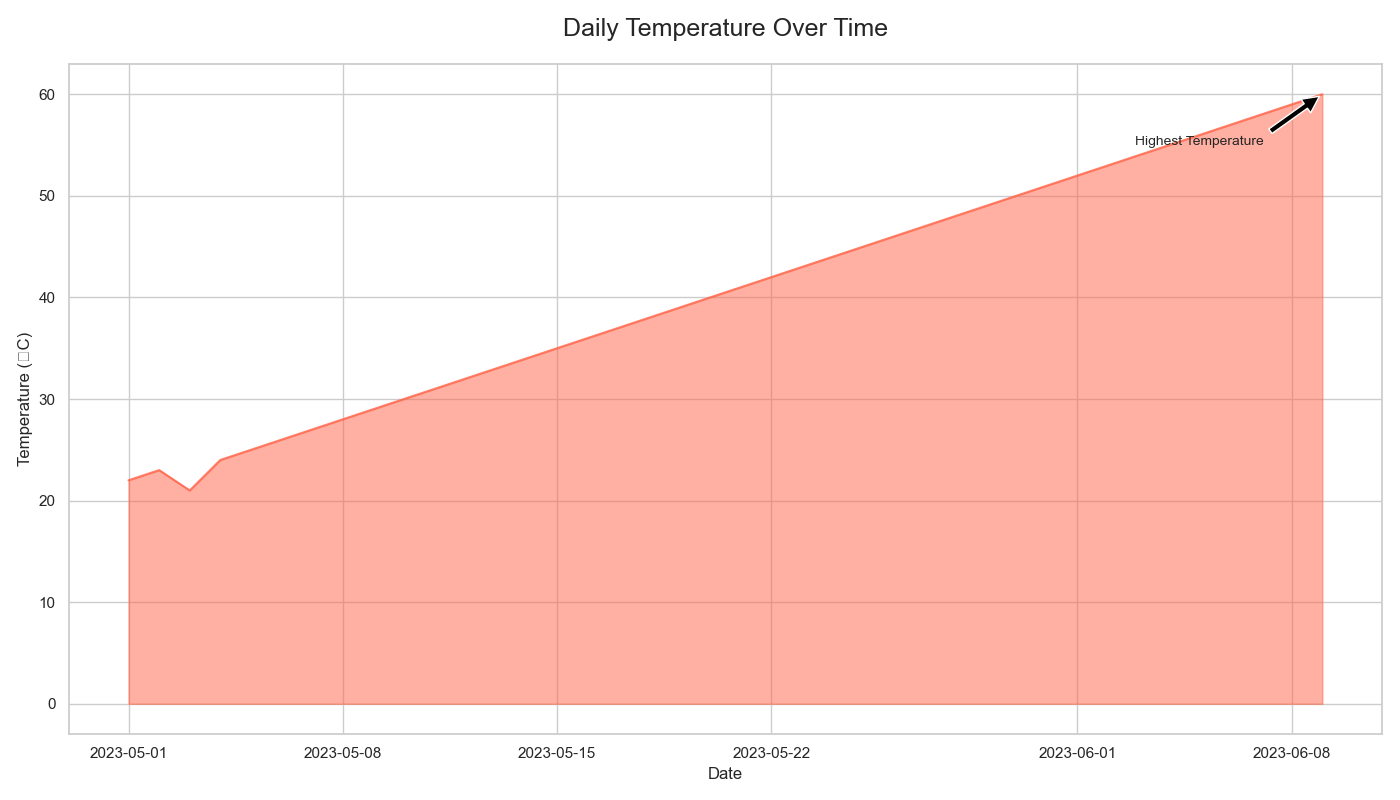

The script that drew this image:

import matplotlib.pyplot as plt
import pandas as pd

data = {
    'Date': pd.date_range(start='2023-05-01', periods=40, freq='D'),
    'Temperature': [22, 23, 21, 24, 25, 26, 27, 28, 29, 30, 31, 32, 33, 34, 35, 36, 37, 38, 39, 40, 41, 42, 43, 44, 45, 46, 47, 48, 49, 50, 51, 52, 53, 54, 55, 56, 57, 58, 59, 60]
}

df = pd.DataFrame(data)

plt.figure(figsize=(14, 8))
plt.fill_between(df['Date'], df['Temperature'], color='#ff6347', alpha=0.5)
plt.plot(df['Date'], df['Temperature'], color='#ff6347', alpha=0.8)

plt.title('Daily Temperature Over Time', fontsize=18, pad=20)
plt.xlabel('Date')
plt.ylabel('Temperature (°C)')

plt.annotate('Highest Temperature', xy=(pd.Timestamp('2023-06-09'), 60), xytext=(pd.Timestamp('2023-06-05'), 55),
             arrowprops=dict(facecolor='black', shrink=0.05),
             fontsize=10, ha='center')

plt.tight_layout()
plt.show()
